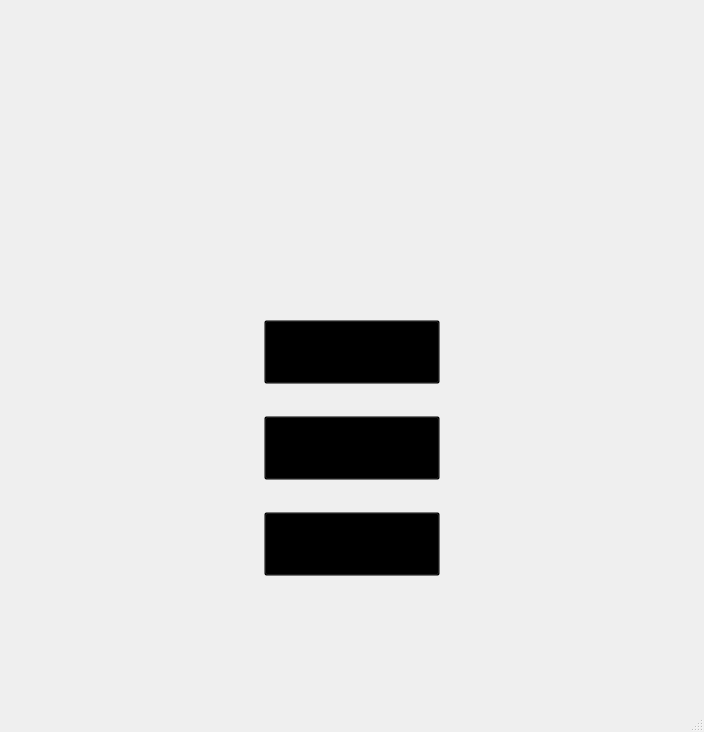
<?xml version="1.0" encoding="UTF-8"?>
<ui version="4.0">
 <class>Menu</class>
 <widget class="QMainWindow" name="Menu">
  <property name="geometry">
   <rect>
    <x>0</x>
    <y>0</y>
    <width>704</width>
    <height>732</height>
   </rect>
  </property>
  <property name="minimumSize">
   <size>
    <width>704</width>
    <height>732</height>
   </size>
  </property>
  <property name="maximumSize">
   <size>
    <width>704</width>
    <height>732</height>
   </size>
  </property>
  <property name="windowTitle">
   <string>Menu</string>
  </property>
  <property name="styleSheet">
   <string notr="true"/>
  </property>
  <widget class="QWidget" name="centralwidget">
   <widget class="QLabel" name="BackgroundLabel">
    <property name="geometry">
     <rect>
      <x>0</x>
      <y>0</y>
      <width>704</width>
      <height>704</height>
     </rect>
    </property>
    <property name="text">
     <string/>
    </property>
   </widget>
   <widget class="QPushButton" name="StartButton">
    <property name="geometry">
     <rect>
      <x>264</x>
      <y>320</y>
      <width>176</width>
      <height>64</height>
     </rect>
    </property>
    <property name="styleSheet">
     <string notr="true">QPushButton#StartButton {
background-color: transparent;
background-image: url(:/images/StartButton.png);
border-image: none;
}

QPushButton#StartButton:pressed {
	background-image: url(:/images/StartButtonClicked.png);
}</string>
    </property>
    <property name="text">
     <string/>
    </property>
   </widget>
   <widget class="QPushButton" name="AboutButton">
    <property name="geometry">
     <rect>
      <x>264</x>
      <y>416</y>
      <width>176</width>
      <height>64</height>
     </rect>
    </property>
    <property name="styleSheet">
     <string notr="true">QPushButton#AboutButton {
background-color: transparent;
background-image: url(:/images/AboutButton.png);
border-image: none;
}

QPushButton#AboutButton:pressed {
	background-image: url(:/images/AboutButtonClicked.png);
}</string>
    </property>
    <property name="text">
     <string/>
    </property>
   </widget>
   <widget class="QPushButton" name="QuitButton">
    <property name="geometry">
     <rect>
      <x>264</x>
      <y>512</y>
      <width>176</width>
      <height>64</height>
     </rect>
    </property>
    <property name="styleSheet">
     <string notr="true">QPushButton#QuitButton {
background-color: transparent;
background-image: url(:/images/QuitButton.png);
border-image: none;
}

QPushButton#QuitButton:pressed {
	background-image: url(:/images/QuitButtonClicked.png);
}</string>
    </property>
    <property name="text">
     <string/>
    </property>
   </widget>
   <zorder>BackgroundLabel</zorder>
   <zorder>AboutButton</zorder>
   <zorder>QuitButton</zorder>
   <zorder>StartButton</zorder>
  </widget>
  <widget class="QMenuBar" name="menubar">
   <property name="geometry">
    <rect>
     <x>0</x>
     <y>0</y>
     <width>704</width>
     <height>25</height>
    </rect>
   </property>
  </widget>
  <widget class="QStatusBar" name="statusbar"/>
 </widget>
 <resources/>
 <connections/>
</ui>
